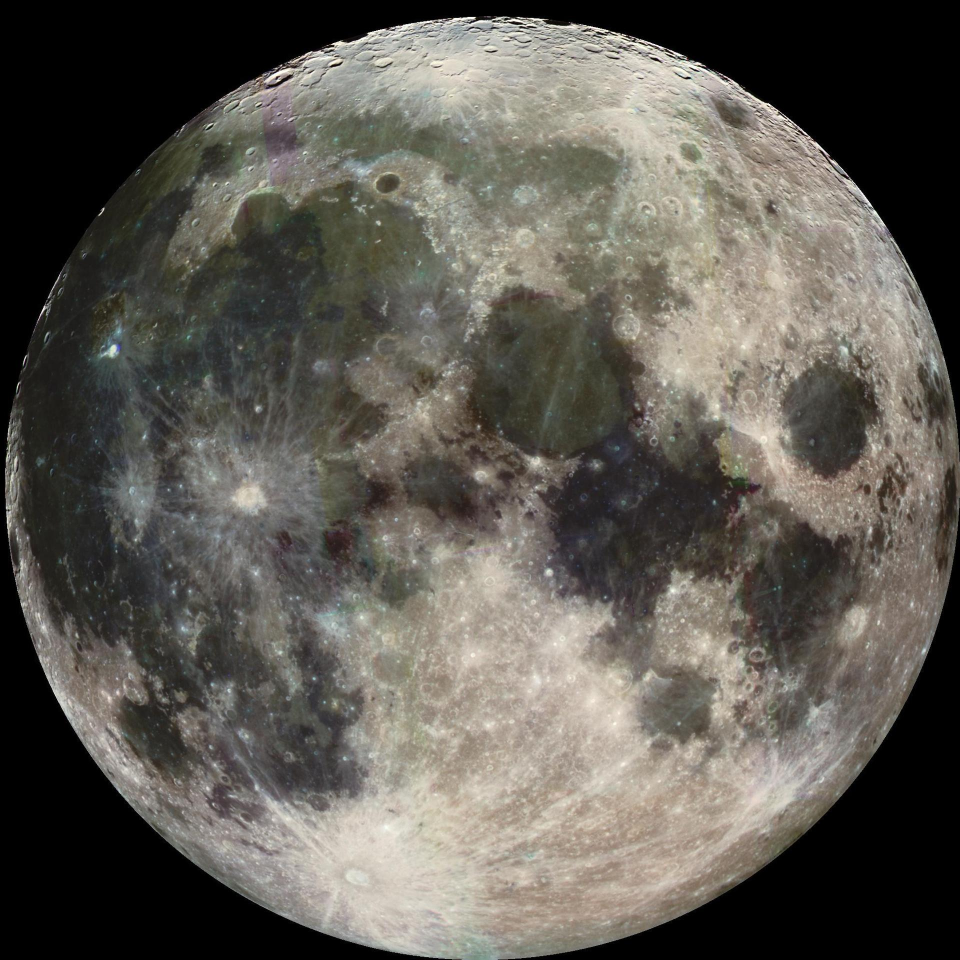
#> input picture pages/images/Moon/PIA00405~large.jpg, 1920 x 1920 px (shown at 1/2 size)
$ python generate_phases.py
#> lines starting #> are read from the running program, lines starting #| are printed output that depends on the picture
#!/usr/bin/env python3
"""Generate moon phase images at multiple resolutions.

Output is grayscale + alpha (LA mode) PNG.  ESPHome's GRAYSCALE image type
with transparency: alpha_channel renders these correctly on RGB565 displays
without the green-tint artefact that photographic RGB565 images can exhibit.
"""

import os
import numpy as np
from PIL import Image

SCRIPT_DIR = os.path.dirname(os.path.abspath(__file__))
SRC = os.path.join(SCRIPT_DIR, "PIA00405~large.jpg")
BASE = SCRIPT_DIR
SIZES = [100, 200, 400]

# Moon phases defined by illumination fraction and which side is lit.
# Convention (Northern Hemisphere view):
#   - "right" means the right side is illuminated (waxing)
#   - "left"  means the left side is illuminated (waning)
#   - fraction: 0.0 = new moon, 0.5 = quarter, 1.0 = full
PHASES = {
    "new_moon":         (0.00, "right"),
    "waxing_crescent":  (0.25, "right"),
    "first_quarter":    (0.50, "right"),
    "waxing_gibbous":   (0.75, "right"),
    "full_moon":        (1.00, "right"),
    "waning_gibbous":   (0.75, "left"),
    "last_quarter":     (0.50, "left"),
    "waning_crescent":  (0.25, "left"),
}


def make_phase_mask(size, fraction, lit_side):
    """Create a float mask (0..1) for the illuminated portion of the moon.

    The moon disk is a circle of diameter `size` centred in a size×size image.
    The terminator is modelled as an ellipse whose semi-major axis equals the
    moon radius and whose semi-minor axis varies with the illumination fraction.

    Args:
        size: pixel dimension (width == height)
        fraction: 0.0 (new) to 1.0 (full)
        lit_side: "right" or "left"

    Returns:
        numpy float32 array, shape (size, size), values in [0, 1].
    """
    r = size / 2.0
    # Coordinate grids centred on the disk
    y, x = np.ogrid[:size, :size]
    cx = x - (size - 1) / 2.0
    cy = y - (size - 1) / 2.0

    # Circular disk mask
    dist = np.sqrt(cx ** 2 + cy ** 2)
    disk = (dist <= r).astype(np.float32)

    if fraction >= 1.0:
        return disk  # full moon – entire disk lit
    if fraction <= 0.0:
        return np.zeros((size, size), dtype=np.float32)  # new moon – nothing lit

    # The terminator is the edge between light and dark.  We model it as:
    #   x_term = k * sqrt(r^2 - cy^2)
    # where k ranges from +1 (full) through 0 (quarter) to -1 (new).
    # k = 1 - 2*fraction  maps  fraction 0→+1, 0.5→0, 1→-1.
    # At each row, lit fraction = (1-k)/2 = fraction.
    k = 1.0 - 2.0 * fraction

    # For each row, compute the terminator x position
    # (only meaningful where |cy| < r)
    half_chord = np.sqrt(np.maximum(r ** 2 - cy ** 2, 0))  # shape (size,1)
    x_term = k * half_chord  # terminator x coordinate

    # Illuminated region: for lit_side == "right", pixels with cx >= x_term
    if lit_side == "right":
        lit = (cx >= x_term).astype(np.float32)
    else:
        lit = (cx <= -x_term).astype(np.float32)

    return disk * lit


def generate_all():
    # Convert source to grayscale first, then to RGB so R=G=B=luminance.
    # This avoids the green-tint artefact on RGB565 displays: because all three
    # channels are identical, the unequal 5-6-5 quantisation cannot produce a
    # colour shift.  (The original JPEG had warm tones where R>G>B, and the
    # extra green precision in RGB565 made that look greenish.)
    src_gray = Image.open(SRC).convert("L")

    for size in SIZES:
        moon = src_gray.resize((size, size), Image.LANCZOS)
        moon_arr = np.array(moon, dtype=np.float32)

        for phase_name, (frac, side) in PHASES.items():
            mask = make_phase_mask(size, frac, side)

            # Circular disk mask (for alpha channel – everything outside is transparent)
            r = size / 2.0
            y, x = np.ogrid[:size, :size]
            cx = x - (size - 1) / 2.0
            cy = y - (size - 1) / 2.0
            disk = (np.sqrt(cx ** 2 + cy ** 2) <= r).astype(np.float32)

            # Build RGBA output with R=G=B=luminance
            lum = (mask * moon_arr).astype(np.uint8)
            alpha = (disk * 255).astype(np.uint8)
            out = np.zeros((size, size, 4), dtype=np.uint8)
            out[:, :, 0] = lum
            out[:, :, 1] = lum
            out[:, :, 2] = lum
            out[:, :, 3] = alpha

            outpath = f"{BASE}/{size}/{phase_name}.png"
            Image.fromarray(out, "RGBA").save(outpath)
            print(f"  wrote {outpath}")
#> this loop made 3 passes
#> pass 1, in generate_all, `moon = src_gray.resize((size, size), Image.LANCZOS)`:
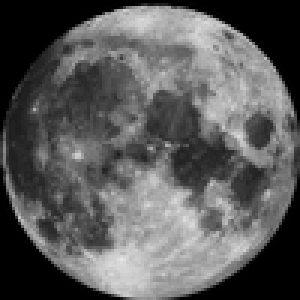
#> moon: PIL image 100x100 L (shown 3 times larger); min 0, max 232, mean 90.8
#> pass 1, in generate_all, `Image.fromarray(out, "RGBA").save(outpath)`:
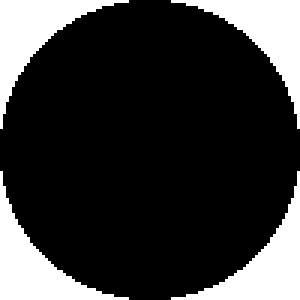
#> saved as new_moon.png: PIL image 100x100 RGBA (shown 3 times larger); mean R, G, B, A 0, 0, 0, 200.4; transparent parts drawn white
#> pass 1, in generate_all, `Image.fromarray(out, "RGBA").save(outpath)`:
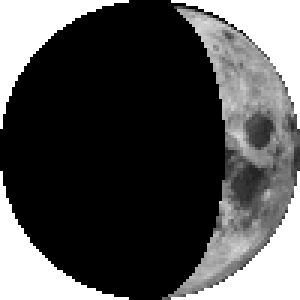
#> saved as waxing_crescent.png: PIL image 100x100 RGBA (shown 3 times larger); mean R, G, B, A 25.5, 25.5, 25.5, 200.4; transparent parts drawn white
#> after the loop:
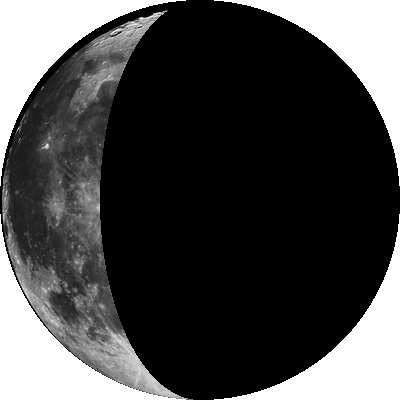
#> out: shape (400, 400, 4); mean R, G, B, A 16, 16, 16, 200.3; transparent parts drawn white


if __name__ == "__main__":
    generate_all()
